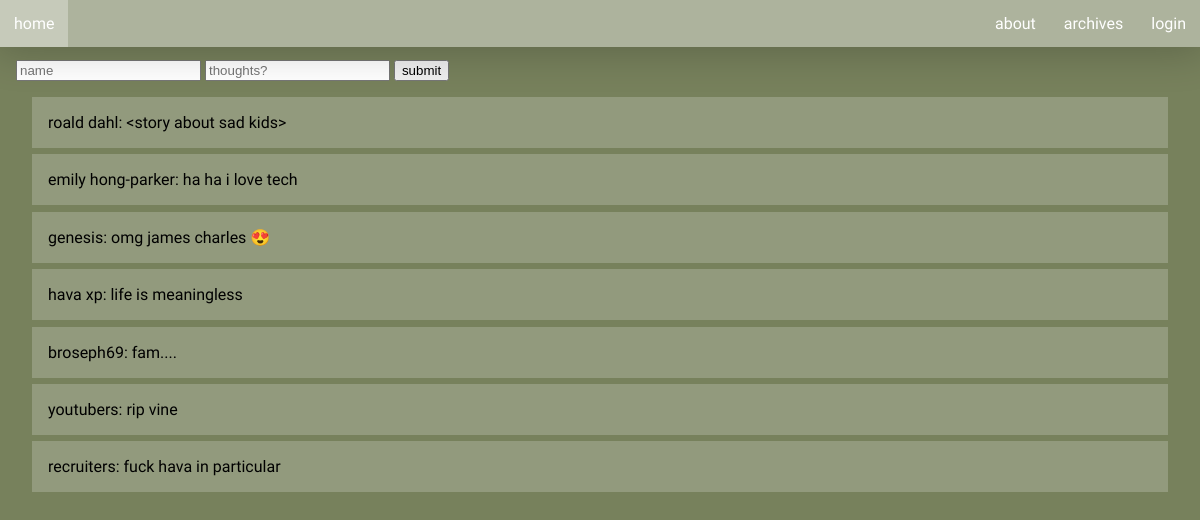
The page / on the database its author committed.
### tables this page shows
CREATE TABLE posts (
		id integer primary key autoincrement,
		name text not null,
		content text not null
);

### app.py (the view)
@app.route('/', methods=['GET', 'POST'])
def index():
    if request.method == 'GET':
        pass
    if request.method == 'POST':
        name = request.form.get('name')
        post = request.form.get('post')
        create_post(name, post)
    posts = get_posts()
    return render_template('index.html', posts=posts)

### models.py (called while the page is built)
def get_posts():
    con = sql.connect(path.join(ROOT, 'data.db'))
    cur = con.cursor()
    cur.execute('select * from posts')
    posts = cur.fetchall()
    return posts

### templates/index.html (shortened to what this page needs)
<!doctype html>
<html>
  <head>
    <link rel= 'stylesheet' type= "text/css" href= "{{ url_for('static', filename='css/style.css') }}">
  </head>
  <body>
    <nav>
      <ul>
        <li><a href='/'>home</a></li>
        <li class='right'><a href='login.html'>login</a></li>
        <li class='right'><a href='#'>archives</a></li>
        <li class='right'><a href='#'>about</a></li>
    </nav>
    <div id='container'>
      <form action='/' method='post'>
        <input placeholder='name' name='name'>
        <input placeholder='thoughts?' name='post'>
        <input type='submit' value='submit'>
      </form>
      {% for post in posts %}
      <div class='post'>{{ post[1] + ': ' + post[2] }}</div>
      {% endfor %}
    </div>
  </body>
</html>

### static/css/style.css (style rules this page uses)
body { margin: 0; font-family: 'Ubuntu', serif; background-color: rgb(119, 129, 92); }
nav { margin: 0; font-size: 100%; width: 100%; overflow: hidden; position: fixed; background-color: rgb(255, 255, 255, .4); box-shadow: 0px 1px 40px 5px rgb(0, 0, 0, .2); }
form { padding: 1em; padding-top: 5%; }
ul { list-style-type: none; margin: 0; padding: 0; overflow: hidden; }
li { float: left; }
.right { float: right; }
li a { display: block; color: white; text-align: center; padding: 14px 14px; text-decoration: none; }
.post { margin-bottom: .4em; margin-left: 2em; margin-right: 2em; padding: 1em; background-color: rgb(255,255,255, 0.2); }

### rows shown on the page
posts: name+content "roald dahl: <story about sad kids>"
posts: name+content "emily hong-parker: ha ha i love tech"
posts: name+content "genesis: omg james charles 😍"
posts: name+content "hava xp: life is meaningless"
posts: name+content "broseph69: fam...."
posts: name+content "youtubers: rip vine"
posts: name+content "recruiters: fuck hava in particular"
